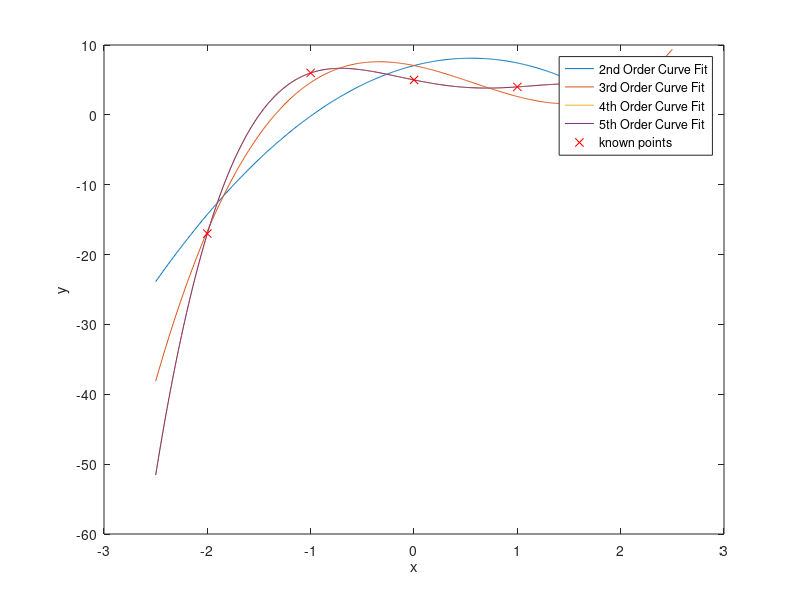

MATLAB code for this plot:
xpts=[-2,-1,0,1,2];
ypts=[-17,6,5,4,3];
coefs2=polyfit(xpts,ypts,2);
coefs3=polyfit(xpts,ypts,3);
coefs4=polyfit(xpts,ypts,4);
coefs5=polyfit(xpts,ypts,5);

x = linspace(-2.5,2.5,501);
y2 = polyval(coefs2,x);
y3 = polyval(coefs3,x);
y4 = polyval(coefs4,x);
y5 = polyval(coefs5,x);

plot(x,y2,x,y3,x,y4,x,y5);
hold on
plot(xpts,ypts,'rx');
xlabel('x')
ylabel('y')

legend('2nd Order Curve Fit','3rd Order Curve Fit','4th Order Curve Fit','5th Order Curve Fit','known points')
